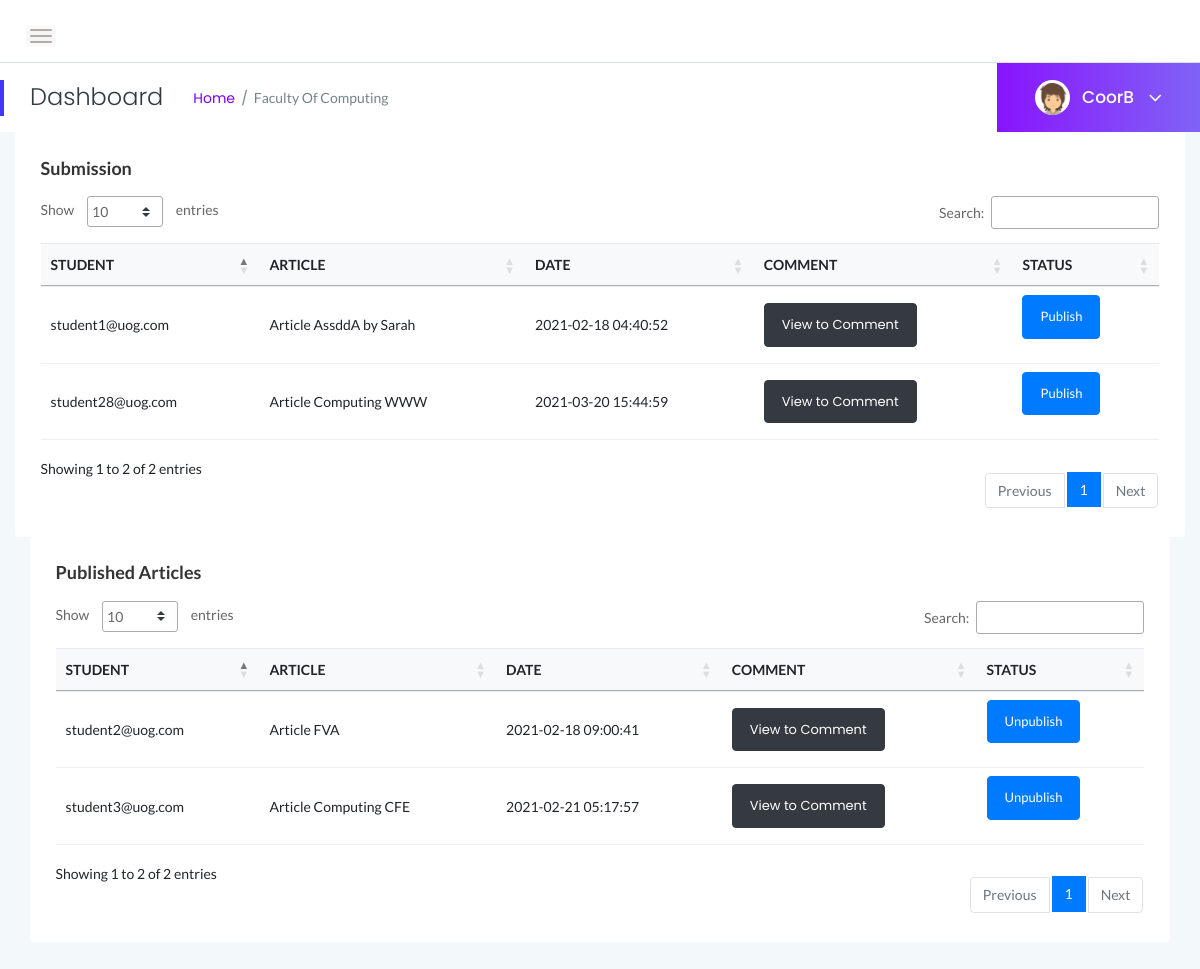
/coordinator.php (signed in), run on an earlier commit of the app's database.
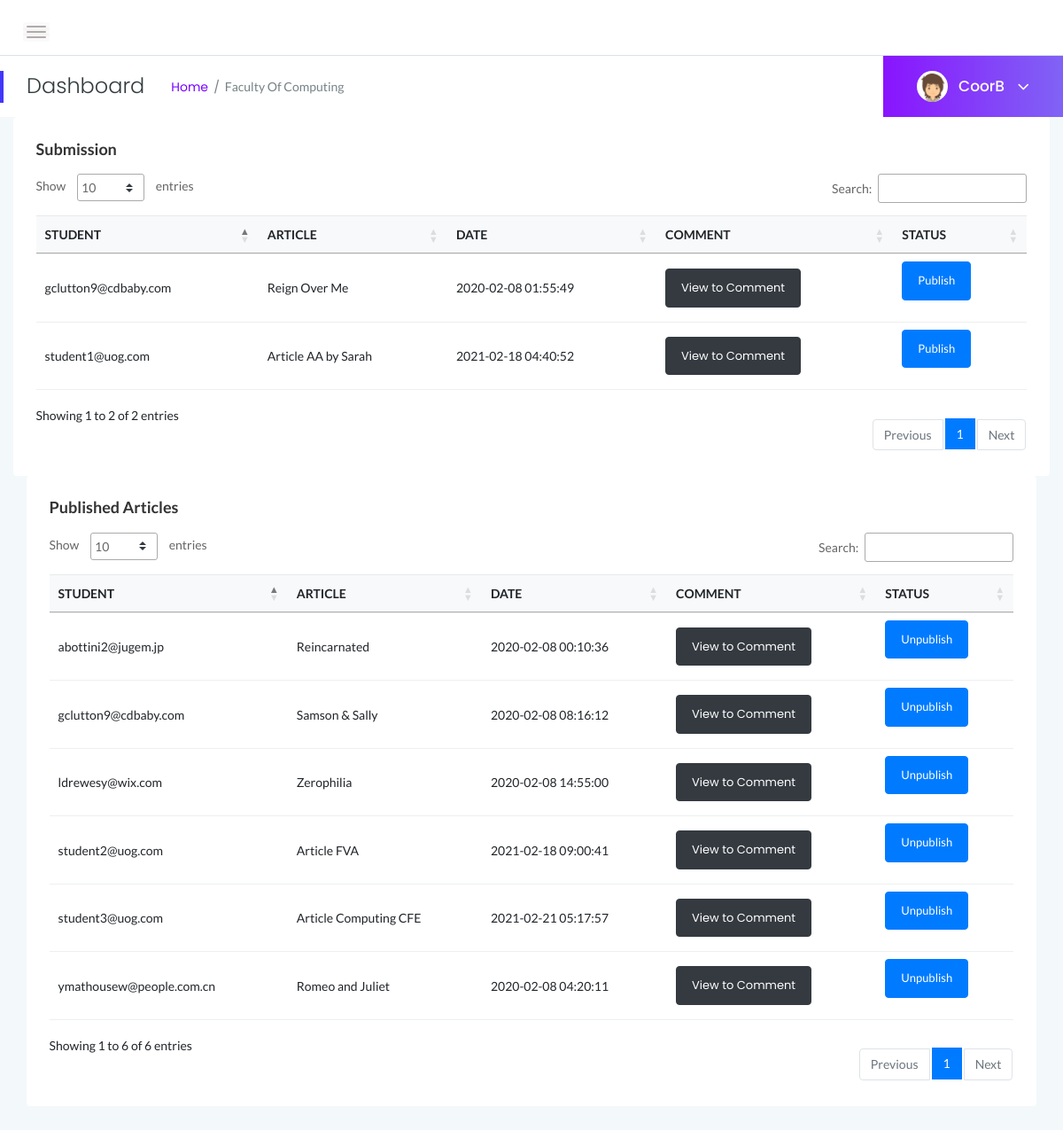
And on a later commit of the database.
### tables this page shows
CREATE TABLE `faculty` (
  `FacultyID` int(11) NOT NULL,
  `FacultyName` varchar(255) NOT NULL
);

CREATE TABLE `studentsubmission` (
  `StudentSubmissionID` int(11) NOT NULL,
  `StudentSubmissionName` varchar(255) NOT NULL,
  `StudentSubmissionDescription` varchar(255) DEFAULT NULL,
  `StudentSubmissionTime` timestamp NULL DEFAULT current_timestamp(),
  `StudentSubmissionStatus` varchar(255) NOT NULL,
  `UserId` int(11) NOT NULL,
  `SubmissionID` int(11) NOT NULL,
  `Document_url` varchar(255) NOT NULL,
  `Image_url` varchar(1000) NOT NULL
);

CREATE TABLE `user` (
  `UserId` int(11) NOT NULL,
  `FacultyID` int(11) DEFAULT NULL,
  `UserName` varchar(255) NOT NULL,
  `UserEmail` varchar(255) NOT NULL,
  `UserPassword` varchar(255) NOT NULL,
  `UserPhone` int(50) NOT NULL,
  `UserRole` varchar(50) DEFAULT NULL
);

### include/function.php (the view, shortened to what this page needs)
<?php
function base64_url_encode($input)
{
return strtr(base64_encode($input), '+/=', '-_,');
}
                 ?>
                  </tr><?php
function getsubmission($f, $conn)
{
	$query = "SELECT * FROM studentsubmission
    INNER JOIN submission ON studentsubmission.SubmissionID = submission.SubmissionID
    INNER JOIN user ON studentsubmission.UserId = user.UserId
    WHERE submission.FacultyID = $f AND studentsubmission.StudentSubmissionStatus = 0 AND submission.AcademicYear= YEAR(CURDATE())
    ORDER BY StudentSubmission.StudentSubmissionTime ASC;
     ";
      $result = $conn->query($query);
        if($result->rowCount() > 0){
            while($row = $result->fetch()){
              $rowid = $row['StudentSubmissionID'];
              $newrowid=base64_url_encode($rowid)  ;
              $row['Document_url'] = trim($row['Document_url'],'\,');
                    echo "<tr>";
                        echo "<td>".$row['UserEmail']."</td>";
                        echo "<td>".$row['StudentSubmissionName']."</td> ";
                        echo "<td>".$row['StudentSubmissionTime']."</td>";
                        echo "<td><a href='comment.php?id=".$newrowid." ' class='btn btn-s btn-dark'>View to Comment</a></td>";
                        echo "<td> <button class='btn btn-s btn-primary mb-3 publishBtn'  value=" . $rowid . ">Publish</button></td>";
                    echo "</tr>";
                 }
                } else {
                    echo "No results";
                }
}
function getpublish($f, $conn)
{
	$query = "SELECT * FROM studentsubmission
    INNER JOIN submission ON studentsubmission.SubmissionID = submission.SubmissionID
    INNER JOIN user ON studentsubmission.UserId = user.UserId
    WHERE submission.FacultyID = $f AND studentsubmission.StudentSubmissionStatus = 1 AND submission.AcademicYear= YEAR(CURDATE())
    ORDER BY StudentSubmission.StudentSubmissionTime ASC;
     ";
      $result = $conn->query($query);
        if($result->rowCount() > 0){
            while($row = $result->fetch()){
                $rowid = $row['StudentSubmissionID'];
                $row['Document_url'] = trim($row['Document_url'],'\,');
                $newrowid=base64_url_encode($rowid)  ;
                            echo "<tr>";
                            echo "<td>".$row['UserEmail']."</td>";
                            echo "<td>".$row['StudentSubmissionName']."</td> ";
                            echo "<td>".$row['StudentSubmissionTime']."</td>";
                            echo "<td><a href='comment.php?id=".$newrowid." ' class='btn btn-s btn-dark'>View to Comment</a></td>";
                            echo "<td> <button class='btn btn-s btn-primary mb-3 unpublishBtn'  value=" . $rowid . "> Unpublish </button></td>";
                      echo "</tr>";
                }
                }
}
     ?>

### coordinator.php (shortened to what this page needs)
<?php
include 'config.php';
include 'include/function.php';
    $fac=$_SESSION['faculty'];
    $d=$_SESSION['username'];
    $stmt = $conn->prepare("SELECT * FROM faculty WHERE FacultyID =? ");
    $stmt->execute(array($fac));
    $data = $stmt->fetch(PDO::FETCH_OBJ);
    $facu= $data->FacultyName;
?>
<!doctype html>
<html class="no-js" lang="en">
<head>
    <link rel="stylesheet" href="assets/css/bootstrap.min.css">
    <link rel="stylesheet" href="assets/css/font-awesome.min.css">
    <link rel="stylesheet" href="assets/css/themify-icons.css">
    <link rel="stylesheet" href="assets/css/metisMenu.css">
    <link rel="stylesheet" href="assets/css/owl.carousel.min.css">
    <link rel="stylesheet" href="assets/css/slicknav.min.css">
    <link rel="stylesheet" href="https://www.amcharts.com/lib/3/plugins/export/export.css" type="text/css" media="all" />
    <link rel="stylesheet" type="text/css" href="https://cdn.datatables.net/1.10.19/css/jquery.dataTables.css">
    <link rel="stylesheet" type="text/css" href="https://cdn.datatables.net/1.10.18/css/dataTables.bootstrap4.min.css">
    <link rel="stylesheet" type="text/css" href="https://cdn.datatables.net/responsive/2.2.3/css/responsive.bootstrap.min.css">
    <link rel="stylesheet" type="text/css" href="https://cdn.datatables.net/responsive/2.2.3/css/responsive.jqueryui.min.css">
    <link rel="stylesheet" href="assets/css/typography.css">
    <link rel="stylesheet" href="assets/css/default-css.css">
    <link rel="stylesheet" href="assets/css/styles.css">
    <link rel="stylesheet" href="assets/css/responsive.css">
</head>
<body>
<form method='post' action='coordinator.php' enctype='multipart/form-data'>
    <div class="page-container">
        <div class="main-content">
            <div class="header-area">
                <div class="row align-items-center">
                    <div class="col-md-6 col-sm-8 clearfix">
                        <div class="nav-btn pull-left">
                            <span></span>
                            <span></span>
                            <span></span>
                        </div>
                    </div>
                </div>
            </div>
            <div class="page-title-area">
                <div class="row align-items-center">
                    <div class="col-sm-6">
                        <div class="breadcrumbs-area clearfix">
                            <h4 class="page-title pull-left">Dashboard </h4>
                            <ul class="breadcrumbs pull-left">
                                <li><a href="index.html">Home</a></li>
                                <li><span><?php echo "Faculty of $facu"; ?></span></li>
                            </ul>
                        </div>
                    </div>
                    <div class="col-sm-6 clearfix">
                        <div class="user-profile pull-right">
                            <img class="avatar user-thumb" src="assets/img/author/avatar.png" alt="avatar">
                            <h4 class="user-name dropdown-toggle" data-toggle="dropdown"><?php echo $d;?> <i class="fa fa-angle-down"></i></h4>
                        </div>
                    </div>
                </div>
            </div>
            <div class="main-content-inner">
                <div class="row justify-content-md-center">
                <div class="col">
                        <div class="card">
                            <div class="card-body">
                                <h4 class="header-title">Submission</h4>
                                <div class="single-table">
                                    <div class="table-responsive">
                                    <table id="dataTable" >
                                        <thead class="bg-light text-uppercase">
                                                <tr>
                                                <th >Student</th>
                                                <th > Article</th>
                                                <th>Date</th>
                                                <th>Comment</th>
                                                <th>Status</th>
                                                </tr>
                                        </thead>
                                            <?php
                                            getsubmission($fac, $conn) ;
	                                        ?>
                                        </table>
                                    </div>
                                    </div>
                                    </div> </div>
                            </div>
                        </div>
                       <div class="col">
                        <div class="card">
                            <div class="card-body">
                                <h4 class="header-title">Published Articles</h4>
                                <div class="single-table">
                                    <table id="dataTable2">
                                    <thead class="bg-light text-uppercase">
                                                <tr>
                                                  <th>Student</th>
                                                <th>Article</th>
                                                <th>Date</th>
                                                <th>Comment</th>
                                                <th>Status</th>
                                                </tr>
                                            </thead>
                                            <tbody>
                                            <?php
                                            getpublish($fac, $conn);
                                            ?>
                                            </tbody>
                                        </table>
                                    </div>
                                </div>
                            </div>
                        </div>
                  </div>
        </div>
        </div>
     </form>
</body>
</html>

What changed in the data, as far as the page shows it:
removed studentsubmission: UserId.UserEmail "student28@uog.com", StudentSubmissionName "Article Computing WWW", StudentSubmissionTime "2021-03-20 15:44:59", $rowid 256 (drawn), shown under "Submission"
added studentsubmission: UserId.UserEmail "gclutton9@cdbaby.com", StudentSubmissionName "Reign Over Me", StudentSubmissionTime "2020-02-08 01:55:49", $rowid 345 (drawn), shown under "Submission"
changed studentsubmission "student1@uog.com": StudentSubmissionName "Article AssddA by Sarah" → "Article AA by Sarah"
added studentsubmission: UserId.UserEmail "abottini2@jugem.jp", StudentSubmissionName "Reincarnated", StudentSubmissionTime "2020-02-08 00:10:36", $rowid 310 (drawn), shown under "Published Articles"
added studentsubmission: UserId.UserEmail "ymathousew@people.com.cn", StudentSubmissionName "Romeo and Juliet", StudentSubmissionTime "2020-02-08 04:20:11", $rowid 399 (drawn), shown under "Published Articles"
added studentsubmission: UserId.UserEmail "gclutton9@cdbaby.com", StudentSubmissionName "Samson & Sally", StudentSubmissionTime "2020-02-08 08:16:12", $rowid 330 (drawn), shown under "Published Articles"
added studentsubmission: UserId.UserEmail "ldrewesy@wix.com", StudentSubmissionName "Zerophilia", StudentSubmissionTime "2020-02-08 14:55:00", $rowid 367 (drawn), shown under "Published Articles"
Also different on the page:
text written by a page script: "Show entries Search: Showing 1 to 2 of 2 entries Previous 1 Next" → "Show entries Search: Showing 1 to 6 of 6 entries Previous 1 Next"
